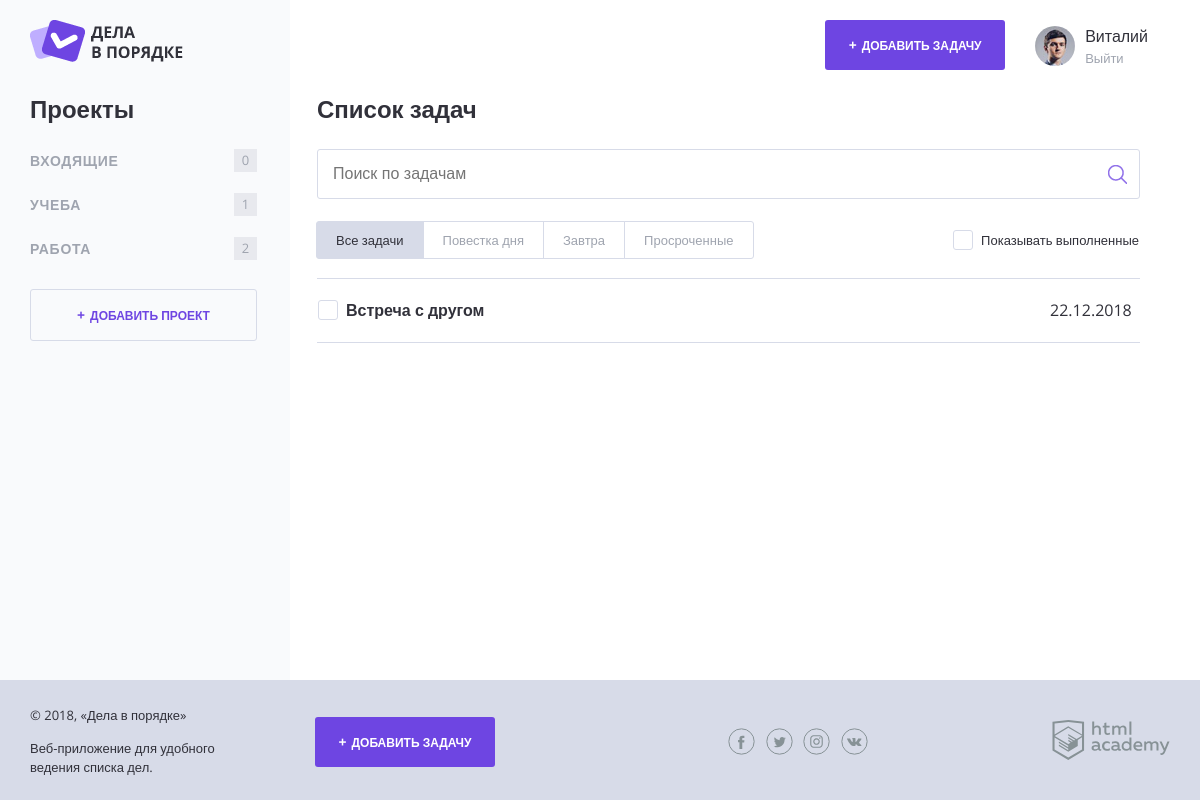
The page /index.php?id=1 (signed in) on the database its author committed.
### tables this page shows
CREATE TABLE IF NOT EXISTS `projects` (
  `id` INT AUTO_INCREMENT PRIMARY KEY NOT NULL,
  `title` CHAR(64) NOT NULL,
  `user_id` INT NOT NULL
);

CREATE TABLE IF NOT EXISTS `tasks` (
  `id` INT AUTO_INCREMENT PRIMARY KEY NOT NULL,
  `title` VARCHAR(64) NOT NULL,
  `created` DATETIME NOT NULL,
  `done` DATETIME DEFAULT NULL,
  `status` INT DEFAULT 0,
  `file` VARCHAR(255) DEFAULT NULL,
  `deadline` DATETIME DEFAULT NULL,
  `user_id` INT NOT NULL,
  `project_id` INT

);

### src/functions.php (called while the page is built, shortened)
<?php
function include_template($name, $data) {
    $name = TEMPLATE_PATH . $name . TEMPLATE_EXTENSION;
    extract($data, EXTR_PREFIX_INVALID, 'prefix');
    require_once $name;
    $result = ob_get_clean();
    return $result;
}
function get_count_tasks($array_tasks, $project) {
    $task_count = 0;
    foreach ($array_tasks as $task) {
        ($task['project_id'] === $project) ? $task_count++ : $task_count ;
    }
    return $task_count;
}
function mark_task_important ($task) {
    $current_time = time();
    $deadline = strtotime($task['deadline']);
    $days_until_deadline = floor(($deadline - $current_time) / SECS_IN_DAY);
    return ($days_until_deadline === 0 || (!$task['status'] && $days_until_deadline < 0));
}
function set_date_format($date) {
    $date = date_create($date);
    return date_format($date, 'd.m.Y');
}

### src/db_connect.php (called while the page is built, shortened)
<?php
if (isset($_SESSION['user'])) {
    $user_id = $_SESSION['user']['id'];
}

### src/db_queries.php (called while the page is built, shortened)
<?php
function get_user_project_query($user_id) {
    $sql_projects = "SELECT `id`, `title` FROM projects WHERE `user_id` = $user_id";
    return $sql_projects;
}
function get_user_tasks_query($user_id) {
    $sql_tasks = "SELECT `id`, `title`, `created`, `status`, `file`, `deadline`, `user_id`, `project_id` FROM tasks WHERE `user_id` = $user_id";
    return  $sql_tasks;
}
function get_active_tasks_query($project_id) {
    $sql_active_tasks = "SELECT `id`, `title`, `created`, `status`, `file`, `deadline`, `user_id`, `project_id` FROM tasks WHERE project_id = $project_id";
    return $sql_active_tasks;
}
function set_filter($filter_item) {
    $data["tasks-switch"] = $filter_item;
    $path = pathinfo("index.php", PATHINFO_BASENAME);
    $query = http_build_query($data);
    $url = "/" . $path . "?" . $query;
    return $url;
}

### src/db_data.php (called while the page is built)
<?php
require_once ('./src/db_utils.php');
$sql_projects = get_user_project_query($user_id);
$projects = db_select($connect, $sql_projects);
$sql_tasks = get_user_tasks_query($user_id);
$tasks = db_select($connect, $sql_tasks);
$active_tasks = $tasks;
if (isset($_GET['id'])) {
    $select_project = $_GET['id'];
    $sql_active_project = get_select_project_query($select_project);
    $result = db_select($connect, $sql_active_project);
    if ($result) {
        $sql_active_tasks = get_active_tasks_query($select_project);
        $tasks = db_select($connect, $sql_active_tasks);
    }
    else  {
        http_response_code(404);
    }
}

### src/db_utils.php (called while the page is built, shortened)
<?php
 function db_select($connect, $query) {
    $result = null;
    if ($connect === false) {
        print('Ошибка подключения к базе данных: ' . mysqli_connect_error());
    }
    else {
        $mysqli = mysqli_query($connect, $query);
        if ($mysqli) {
            $result = mysqli_fetch_all($mysqli, MYSQLI_ASSOC);
        }
        else {
            show_mysql_error($connect);
        }
    }
    return $result;
};

### task-filter.php (called while the page is built, shortened)
<?php
require_once ('./src/db_utils.php');
require_once ('./src/functions.php');
$task_filter = $_GET["tasks-switch"] ?? "";

### task-status.php (called while the page is built, shortened)
<?php
require_once ('./src/functions.php');
$show_complete_tasks = 0;

### templates/content-side.php (the view)
<section class="content__side">
    <?php if (isset($_SESSION['user'])): ?>
    <h2 class="content__side-heading">Проекты</h2>
    <nav class="main-navigation">
        <ul class="main-navigation__list">
            <?php foreach ($projects as $item): ?>
            <li class="main-navigation__list-item">
                <a class="main-navigation__list-item-link" href="/index.php?id=<?=$item['id'];?>"><?=strip_tags($item['title']);?></a>
                <span class="main-navigation__list-item-count"><?= get_count_tasks($active_tasks, $item['id']) ?></span>
            </li>
            <?php endforeach; ?>
        </ul>
    </nav>
    <a class="button button--transparent button--plus content__side-button"
        href="../add-project.php" target="project_add">Добавить проект</a>
    <?php else: ?>
    <p class="content__side-info">Если у вас уже есть аккаунт, авторизуйтесь на сайте</p>
    <a class="button button--transparent content__side-button" href="../auth.php">Войти</a>
    <?php endif; ?>
</section>

### templates/index.php (shortened to what this page needs)
<h2 class="content__main-heading">Список задач</h2>
<form class="search-form" action="index.php" method="GET">
    <input class="search-form__input" type="text" name="search" value="" placeholder="Поиск по задачам">
    <input class="search-form__submit" type="submit" name="" value="Искать">
</form>
<div class="tasks-controls">
    <nav class="tasks-switch">
        <a href="<?= set_filter("all"); ?>" class="tasks-switch__item
        <?php if ($task_filter == null || $task_filter === "all"): ?>tasks-switch__item--active<?php endif; ?>">Все задачи</a>
        <a href="<?= set_filter("today"); ?>" class="tasks-switch__item
        <?php if ($task_filter === "today"): ?>tasks-switch__item--active<?php endif; ?>">Повестка дня</a>
        <a href="<?= set_filter("tomorrow"); ?>" class="tasks-switch__item
        <?php if ($task_filter === "tomorrow"): ?>tasks-switch__item--active<?php endif; ?>">Завтра</a>
        <a href="<?= set_filter("delay"); ?>" class="tasks-switch__item
        <?php if ($task_filter === "delay"): ?>tasks-switch__item--active<?php endif; ?>">Просроченные</a>
    </nav>
    <label class="checkbox">
        <span class="checkbox__text">Показывать выполненные</span>
    </label>
</div>
<?php if (!empty($tasks)): ?>
<table class="tasks">
    <?php foreach ($tasks as $item): ?>
    <?php if (($show_complete_tasks && $item['status']) || !$item['status']): ?>
    <tr class="tasks__item task
        <?=$item['status'] ? 'task--completed' : '' ?>
        <?=mark_task_important($item) ? 'task--important' : ''; ?>">
        <td class="task__select">
            <label class="checkbox task__checkbox">
                <span class="checkbox__text"><?=strip_tags($item['title']); ?></span>
            </label>
        </td>
        <td class="task__file">
        </td>
        <td class="task__date">
            <?=$item['deadline'] ? set_date_format($item['deadline']) : '' ?>
        </td>
    </tr>
    <?php endif; ?>
    <?php endforeach; ?>
</table>
<?php elseif (isset($_GET['search'])): ?>
<p>Ничего не найдено по вашему запросу.</p>
<?php endif; ?>

### css/style.css (style rules this page uses)
html, body { height: 100%; }
body { position: relative; min-width: 1180px; font-size: 16px; font-family: "OpenSans", sans-serif; color: #31313a; }
a { text-decoration: none; }
.button { display: inline-block; width: 180px; padding: 17px 0; font-weight: 700; font-size: 12px; text-align: center; color: #ffffff; text-transform: uppercase; text-decoration: none; background-color: #6e45e2; border: 0; border-radius: 3px; }
.button--plus::before { content: "+"; margin-right: 5px; font-size: 14px; }
.button--transparent { color: #6e45e2; border: 1px solid #d7dbe8; }
.button--transparent, .button--transparent:hover, .button--transparent:focus, .button--transparent:active { background-color: transparent; }
.content__side { width: 260px; }
.content__side-heading { margin: 0; margin-bottom: 15px; }
.content__side-button { width: 225px; }
.main-navigation { margin-bottom: 18px; }
.main-navigation__list { margin: 0 0 0 -8px; padding: 0; list-style: none; }
.main-navigation__list-item { display: flex; align-items: center; font-size: 14px; color: #9fa4af; text-transform: uppercase; }
.main-navigation__list-item-link { flex-grow: 1; padding: 14px 8px; font-weight: bold; color: inherit; text-decoration: none; letter-spacing: 0.05em; }
.main-navigation__list-item-count { display: inline-block; min-width: 19px; min-height: 19px; margin-right: 33px; padding: 2px; font-size: 13px; line-height: 18px; text-align: center; background-color: #e8e9ee; }
.content__main-heading { margin: 0; margin-bottom: 25px; }
.search-form { position: relative; margin-bottom: 23px; }
.search-form__input { box-sizing: border-box; width: 100%; padding: 15px; border: 1px solid #d7dbe8; border-radius: 3px; }
.search-form__submit { position: absolute; top: 11px; right: 8px; width: 30px; height: 30px; font-size: 0; background: transparent url("../img/search.png") no-repeat 50% 50%; border: 0; }
.tasks-controls { display: flex; justify-content: space-between; align-items: center; margin-bottom: 19px; font-size: 13px; }
.tasks-controls .checkbox .checkbox__text { padding-top: 3px; padding-bottom: 3px; }
.tasks-switch { display: inline-flex; flex-wrap: nowrap; font-size: 13px; }
.tasks-switch__item:first-child { border-top-left-radius: 3px; border-bottom-left-radius: 3px; }
.tasks-switch__item:last-child { border-top-right-radius: 3px; border-bottom-right-radius: 3px; }
.tasks-switch__item { position: relative; display: flex; margin: -1px 0 0 -1px; padding: 9px 19px; line-height: 1.4; color: #9fa4af; white-space: nowrap; background-color: #ffffff; border: 1px solid #d7dbe8; }
.tasks-switch__item--active { color: #31313a; background-color: #d7dbe8; border-color: #d7dbe8; }
.checkbox { position: relative; display: inline-block; vertical-align: top; border: 1px solid transparent; }
.checkbox__text { position: relative; display: block; padding: 1px 0 1px 28px; }
.checkbox__text::before { content: ""; position: absolute; top: 0; left: 0; width: 18px; height: 18px; border: 1px solid #d7dbe8; border-radius: 3px; }
.checkbox__text::after { content: ""; position: absolute; top: 5px; left: 5px; display: none; width: 10px; height: 5px; border-bottom: 1px solid #7f5be5; border-left: 1px solid #7f5be5; transform: rotate(-50deg); }
.tasks { width: 100%; border-collapse: collapse; }
.tasks__item:first-child td { border-top: 1px solid #d7dbe8; }
.tasks__item td { padding: 20px 0; border-bottom: 1px solid #d7dbe8; }
.task__checkbox .checkbox__input + .checkbox__text { font-weight: bold; }
.task__select { position: relative; width: 476px; }
.task__file { width: 190px; }
.task__date { width: 80px; }

### rows shown on the page
projects: title "ВХОДЯЩИЕ", id "0"
projects: title "УЧЕБА", id "1"
projects: title "РАБОТА", id "2"
tasks: title "Встреча с другом", deadline "22.12.2018"

### other values the page prints
strip_tags($_SESSION["user"]["name"]) "Виталий"
